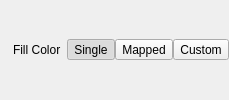
               <widget class="QWidget" name="point_color_header" native="true">
                <layout class="QHBoxLayout" name="layout_point_size_mode_buttons_2">
                 <property name="spacing">
                  <number>0</number>
                 </property>
                 <property name="leftMargin">
                  <number>0</number>
                 </property>
                 <property name="topMargin">
                  <number>0</number>
                 </property>
                 <property name="rightMargin">
                  <number>0</number>
                 </property>
                 <property name="bottomMargin">
                  <number>0</number>
                 </property>
                 <item alignment="Qt::AlignmentFlag::AlignLeft">
                  <widget class="QWidget" name="group_icon_point_color" native="true">
                   <property name="sizePolicy">
                    <sizepolicy hsizetype="Expanding" vsizetype="Preferred">
                     <horstretch>0</horstretch>
                     <verstretch>0</verstretch>
                    </sizepolicy>
                   </property>
                   <layout class="QHBoxLayout" name="horizontalLayout_3">
                    <property name="spacing">
                     <number>6</number>
                    </property>
                    <property name="leftMargin">
                     <number>0</number>
                    </property>
                    <property name="topMargin">
                     <number>0</number>
                    </property>
                    <property name="rightMargin">
                     <number>6</number>
                    </property>
                    <property name="bottomMargin">
                     <number>0</number>
                    </property>
                    <item>
                     <widget class="QLabel" name="label_point_color_icon">
                      <property name="toolTip">
                       <string>fill coloring</string>
                      </property>
                      <property name="text">
                       <string/>
                      </property>
                      <property name="pixmap">
                       <pixmap>../../shared/icons/material/fill_color.svg</pixmap>
                      </property>
                      <property name="iconName" stdset="0">
                       <string>fill_color</string>
                      </property>
                      <property name="iconSize" stdset="0">
                       <number>20</number>
                      </property>
                     </widget>
                    </item>
                    <item>
                     <widget class="QLabel" name="label_2">
                      <property name="text">
                       <string>Fill Color</string>
                      </property>
                     </widget>
                    </item>
                   </layout>
                  </widget>
                 </item>
                 <item>
                  <widget class="QWidget" name="point_color_page_buttons" native="true">
                   <property name="sizePolicy">
                    <sizepolicy hsizetype="Fixed" vsizetype="Preferred">
                     <horstretch>0</horstretch>
                     <verstretch>0</verstretch>
                    </sizepolicy>
                   </property>
                   <layout class="QHBoxLayout" name="horizontalLayout_4">
                    <property name="spacing">
                     <number>0</number>
                    </property>
                    <property name="leftMargin">
                     <number>0</number>
                    </property>
                    <property name="topMargin">
                     <number>0</number>
                    </property>
                    <property name="rightMargin">
                     <number>0</number>
                    </property>
                    <property name="bottomMargin">
                     <number>0</number>
                    </property>
                    <item>
                     <widget class="QToolButton" name="button_fill_color_uniform">
                      <property name="toolTip">
                       <string>Use one point color</string>
                      </property>
                      <property name="sizePolicy">
                       <sizepolicy hsizetype="Fixed" vsizetype="Fixed">
                        <horstretch>0</horstretch>
                        <verstretch>0</verstretch>
                       </sizepolicy>
                      </property>
                      <property name="text">
                       <string>Single</string>
                      </property>
                      <property name="checkable">
                       <bool>true</bool>
                      </property>
                      <property name="checked">
                       <bool>true</bool>
                      </property>
                     </widget>
                    </item>
                    <item>
                     <widget class="QToolButton" name="button_fill_color_mapped">
                      <property name="toolTip">
                       <string>Color points by metadata</string>
                      </property>
                      <property name="sizePolicy">
                       <sizepolicy hsizetype="Fixed" vsizetype="Fixed">
                        <horstretch>0</horstretch>
                        <verstretch>0</verstretch>
                       </sizepolicy>
                      </property>
                      <property name="text">
                       <string>Mapped</string>
                      </property>
                      <property name="checkable">
                       <bool>true</bool>
                      </property>
                     </widget>
                    </item>
                    <item>
                     <widget class="QToolButton" name="button_fill_color_conditional">
                      <property name="toolTip">
                       <string>Color points using rules</string>
                      </property>
                      <property name="sizePolicy">
                       <sizepolicy hsizetype="Fixed" vsizetype="Fixed">
                        <horstretch>0</horstretch>
                        <verstretch>0</verstretch>
                       </sizepolicy>
                      </property>
                      <property name="text">
                       <string>Custom</string>
                      </property>
                      <property name="checkable">
                       <bool>true</bool>
                      </property>
                     </widget>
                    </item>
                   </layout>
                  </widget>
                 </item>
                </layout>
               </widget>
